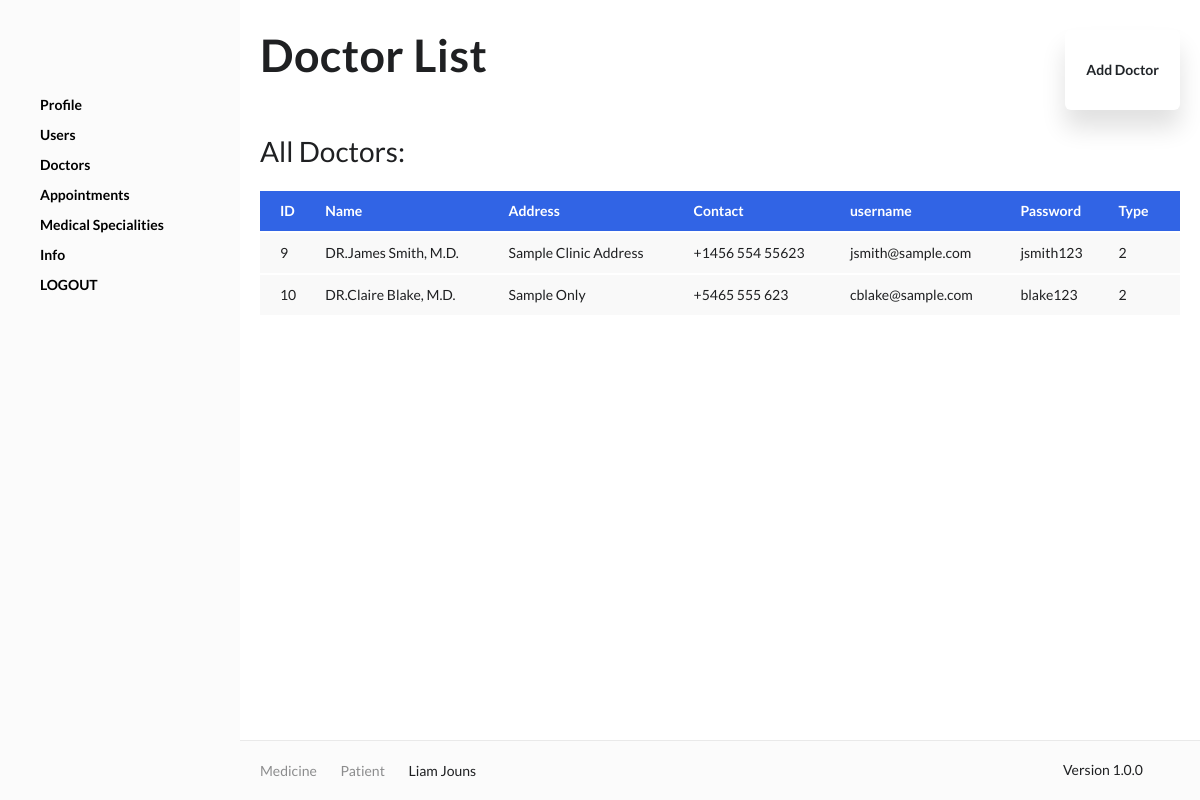
Page /admin/doctors.php (signed in) on the earlier database version.
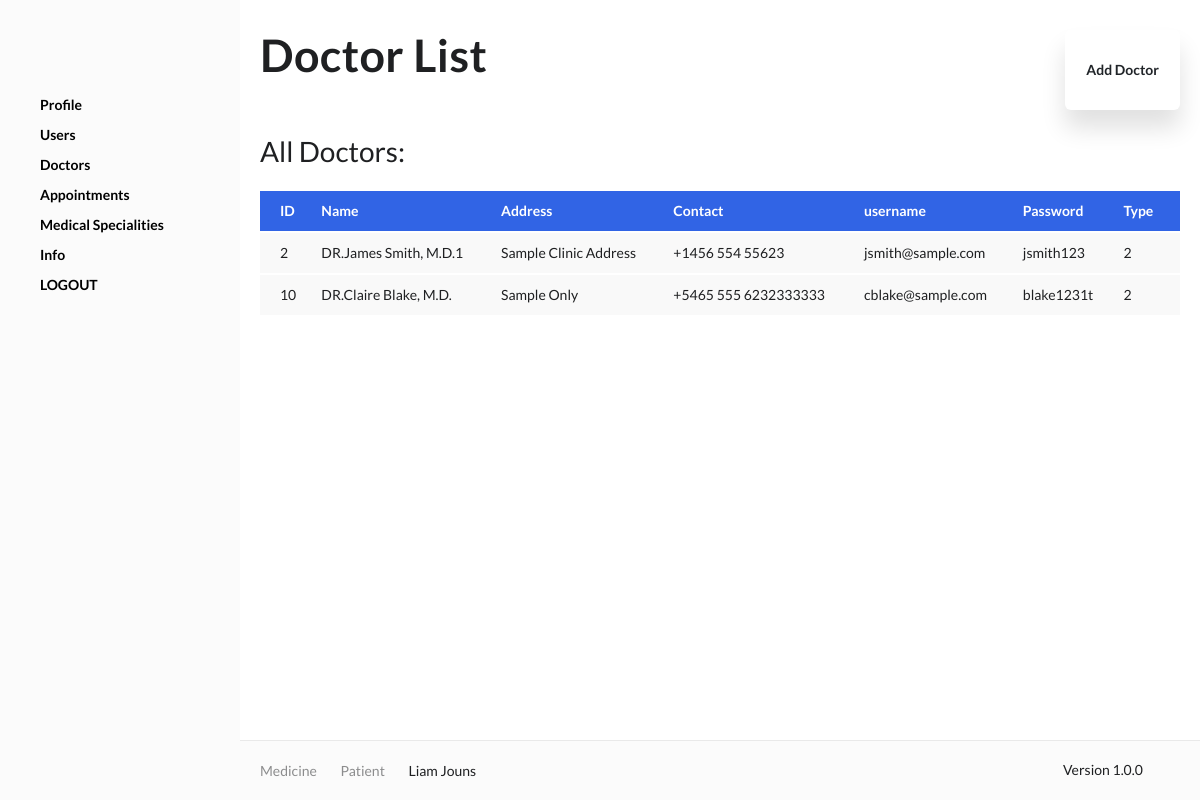
Same page on the later database version.
### tables this page shows
CREATE TABLE `users` (
  `id` int(30) NOT NULL,
  `name` varchar(200) NOT NULL,
  `address` text NOT NULL,
  `contact` text NOT NULL,
  `username` varchar(100) NOT NULL,
  `password` varchar(200) NOT NULL,
  `type` tinyint(1) NOT NULL DEFAULT 2 COMMENT '1=admin , 2 = doctor,3=patient'
);

### include/DB_manage.php (called while the page is built, shortened)
<?php
class DB_Manage {
    public $db;
    function __construct() {
        require_once 'DB_Connect.php';
        $db = new Db_Connect();
         $this->db = $db->connect();
    }
								public function getdoctors(){
									$stmt1 = $this->db->prepare("SELECT * FROM `users` WHERE type = 2");
										if ($stmt1->execute()) {
											$order1 = $stmt1->get_result()->fetch_all(MYSQLI_ASSOC);
											return $order1;
										}
											 else {return false;}
									}
}
?>

### include/DB_Connect.php (called while the page is built, shortened)
<?php
class DB_Connect {
    public function connect() {
        $this->conn = new mysqli(DB_HOST, DB_USER, DB_PASSWORD, DB_DATABASE);
        mysqli_set_charset( $this->conn,'utf8');
        return $this->conn;
    }
}
?>

### admin/doctors.php (the view, shortened to what the changed rows need)
<?php
require_once dirname(__FILE__, 2) . '/include/DB_Manage.php';
$mng = new DB_Manage();
    ?>
<!doctype html>
<html lang="en">
<head><base href="../">
    <link rel="stylesheet" href="assets/css/bootstrap/bootstrap.css">
    <link rel="stylesheet" href="assets/css/icofont.min.css">
    <link rel="stylesheet" href="assets/css/simple-line-icons.css">
    <link rel="stylesheet" href="assets/css/jquery.typeahead.css">
    <link rel="stylesheet" href="assets/css/datatables.min.css">
    <link rel="stylesheet" href="assets/css/bootstrap-select.min.css">
    <link rel="stylesheet" href="assets/css/Chart.min.css">
    <link rel="stylesheet" href="assets/css/morris.css">
    <link rel="stylesheet" href="assets/css/leaflet.css">
    <link rel="stylesheet" href="assets/css/style.css">
</head>
<body class="vertical-layout boxed">
    <div class="page-box">
        <div class="app-container">
            <main class="main-content">
                <div class="main-content-wrap">
                    <header class="page-header">
                        <h1 class="page-title">Doctor List</h1>
                    </header>
                    <div class="page-content">
                        <div class="card mb-0 mt-4">
                            <div class="card-body">
                                <div class="table-responsive">
                                    <table id="mytable" class="table table-hover">
                                        <thead>
                                            <tr class="bg-primary text-white">
                                            <th scope="col">ID</th>
                                                <th scope="col" >Name</th>
                                                <th scope="col">Address</th>
                                                <th scope="col">Contact</th>
                                                <th scope="col">username</th>
                                                <th scope="col">Password</th>
                                                <th scope="col">Type</th>
                                            </tr>
                                        </thead>
                                        <tbody>
<?php
$order1=$mng->getdoctors();
foreach($order1 as $row) {
    echo"<tr class='tr'>";
    echo "<td id='".$row['id']."'>".$row['id']."</td>";
    echo "<td  id='".$row['id']."'>".$row['name']."</td>";
    echo "<td  id='".$row['id']."'>".$row['address']."</td>";
    echo "<td  id='".$row['id']."'>".$row['contact']."</td>";
    echo "<td  id='".$row['id']."'>".$row['username']."</td>";
    echo "<td  id='".$row['id']."'>".$row['password']."</td>";
    echo "<td  id='".$row['id']."'>".$row['type']."</td>";
    echo"</tr>";
}
                                                ?>
                                        </tbody>
                                    </table>
                                </div>
                            </div>
                        </div>
                    </div>
                </div>
            </main>
        </div>
</body>
</html>

Differences in the rows shown:
removed users: id "9", name "DR.James Smith, M.D.", address "Sample Clinic Address", contact "+1456 554 55623", username "jsmith@sample.com", password "jsmith123", type "2"
added users: id "2", name "DR.James Smith, M.D.1", address "Sample Clinic Address", contact "+1456 554 55623", username "jsmith@sample.com", password "jsmith123", type "2"
changed users "DR.Claire Blake, M.D.": contact "+5465 555 623" → "+5465 555 6232333333"; password "blake123" → "blake1231t"
